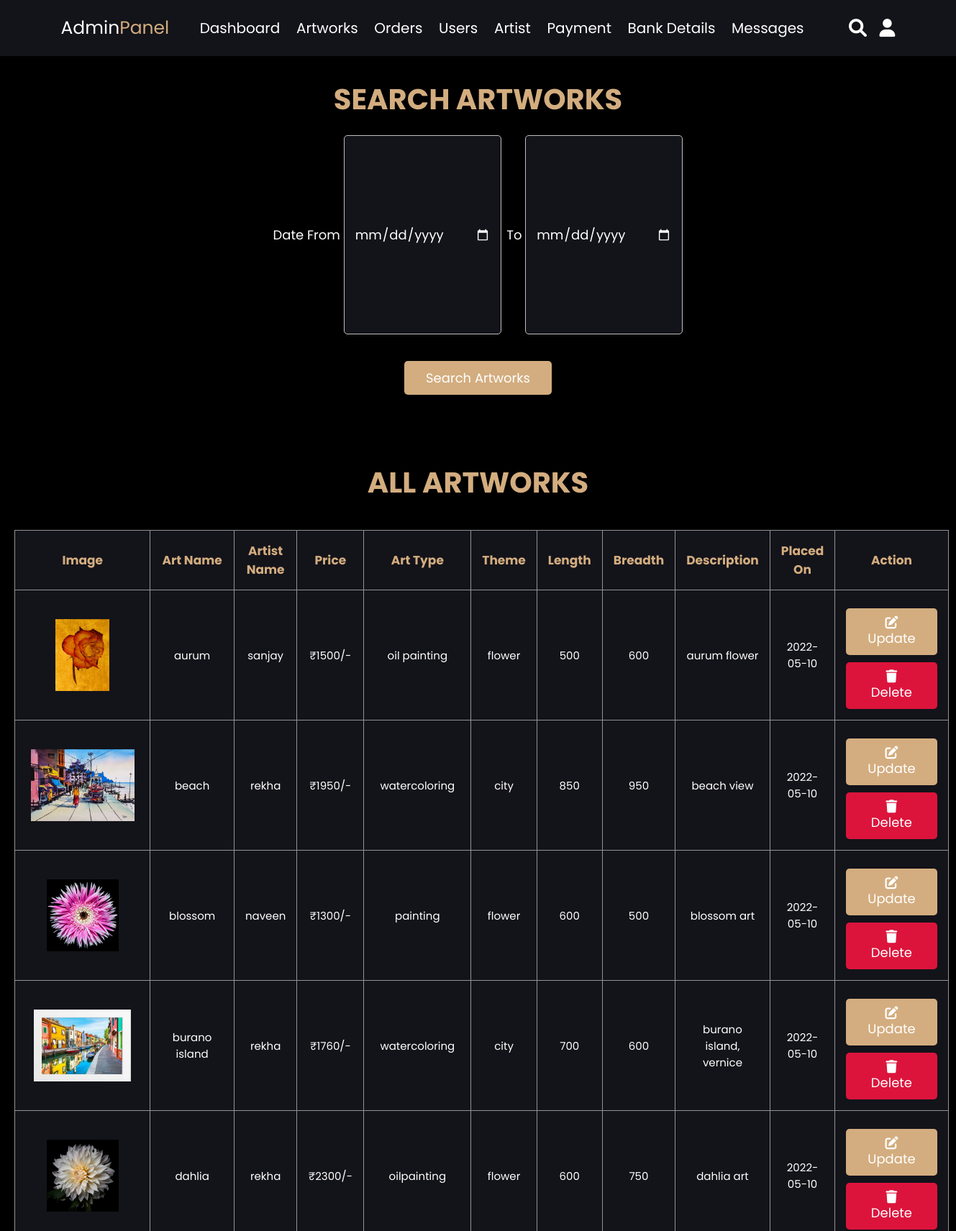
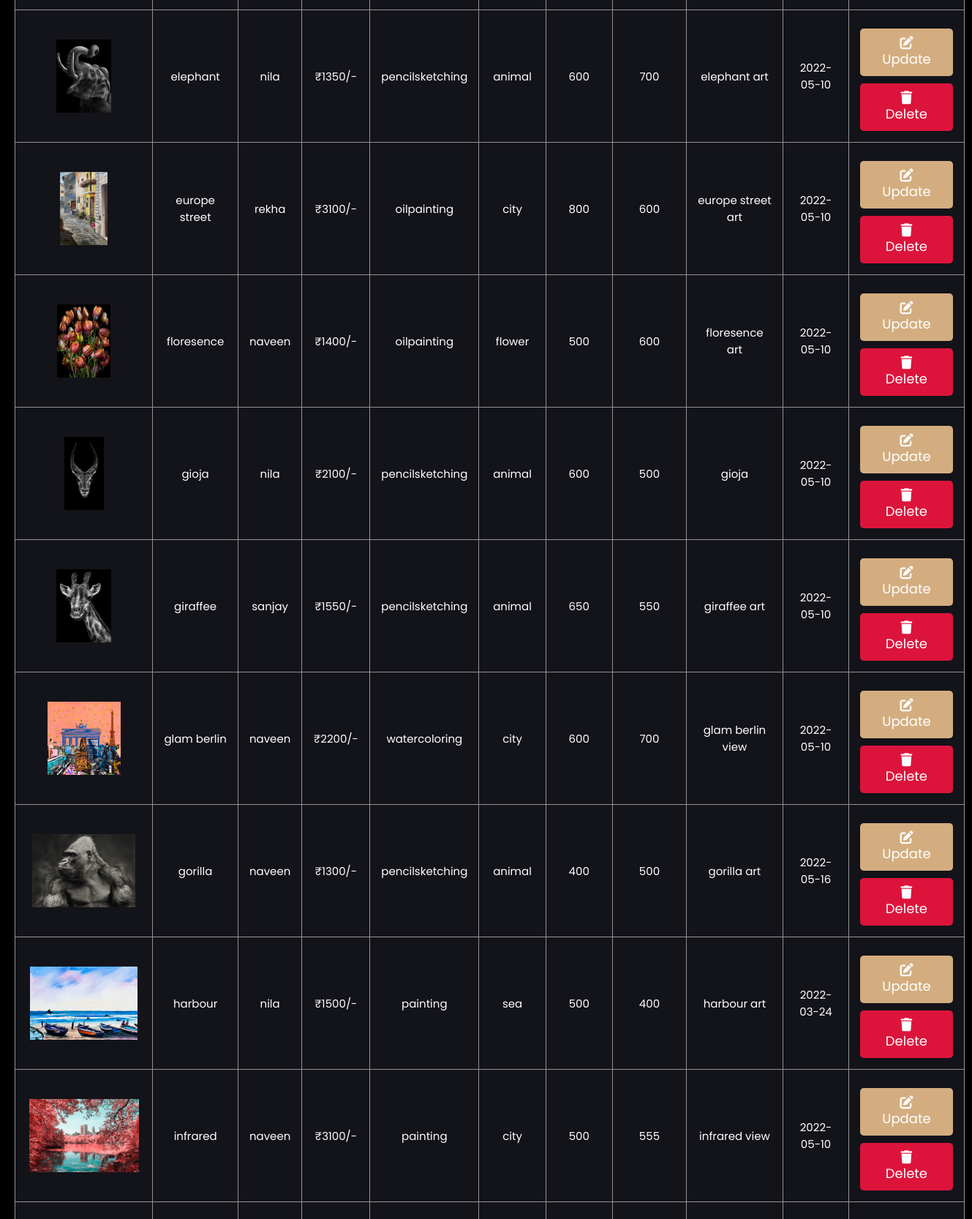
Page /admin_view_art.php (signed in, upper part) on the committed database (2 pictures, top to bottom).
### tables this page shows
CREATE TABLE `products` (
  `id` int(100) NOT NULL,
  `user_id` int(100) NOT NULL,
  `name` varchar(50) NOT NULL,
  `artist_name` varchar(100) NOT NULL,
  `art_type` varchar(255) NOT NULL,
  `price` varchar(100) NOT NULL,
  `image` varchar(255) NOT NULL,
  `theme` varchar(255) NOT NULL,
  `length` int(100) NOT NULL,
  `breadth` int(100) NOT NULL,
  `description` varchar(100) NOT NULL,
  `placed_on` date NOT NULL
);

### admin_view_art.php (the view, shortened to what this page needs)
<?php
include 'connection.php';
?>
<html>
<head>
</head>
<body style="background-color: black">
<?php
    include 'admin_header.php';
?>
<center>
<section id="remove" class="orders">
   <h1 class="title">Search Artworks</h1>
   <form action="search_artworks.php" method="post">
      <label>Date From <input type="date" name="startDate">&nbsp;</label>
      <label>To <input type="date" name = "endDate"><br><br></label>
      <input type="submit" name="search" class="btn" value="search artworks"><br><br><br>
   </form>
</center>
<section class="user-table">
<h1 class="title">all artworks </h1><br>
   <table>
      <thead>
         <th>image</th>
         <th>art name</th>
         <th>artist name</th>
         <th>price</th>
         <th>art type</th>
         <th>theme</th>
         <th>length</th>
         <th>breadth</th>
         <th>description</th>
         <th>placed on</th>
         <th id="remove">action</th>
      </thead>
      <tbody>
         <?php
            $result = mysqli_query($conn, "SELECT * FROM `products` order by name");
            if(mysqli_num_rows($result) > 0){
               while($row = mysqli_fetch_assoc($result)){
         ?>
         <tr>
            <td><img src="images/<?php echo $row['image']; ?>" height="100" alt=""></td>
            <td><?php echo $row['name']; ?></td>
            <td><?php echo $row['artist_name']; ?></td>
            <td>₹<?php echo $row['price']; ?>/-</td>
            <td><?php echo $row['art_type']; ?></td>
            <td><?php echo $row['theme']; ?></td>
            <td><?php echo $row['length']; ?></td>
            <td><?php echo $row['breadth']; ?></td>
            <td><?php echo $row['description']; ?></td>
            <td><?php echo $row['placed_on']; ?></td>
            <td id="remove">
               <a id="remove" href="admin_view_art.php?update=<?php echo $row['id']; ?>" class="option-btn"><i class="fas fa-edit"></i>update</a><br>
               <a id="remove" href="admin_view_art.php?delete=<?php echo $row['id']; ?>" class="delete-btn" onclick="return confirm('delete this artwork?');"><i class="fas fa-trash"></i> delete</a>
            </td>
         </tr>
         <?php
            };
            }else{
               echo '<p class="empty">no products added yet!</p>';
            };
         ?>
      </tbody>
   </table>
</section>
</body>
</html>

### admin_css.css (style rules this page uses)
* { font-family: 'Poppins', sans-serif; margin:0; padding:0; box-sizing: border-box; outline: none; border:none; text-decoration: none; transition:all .2s linear; }
label { font-size:1.8rem; color:#fff; }
html { font-size: 62.5%; overflow-x: hidden; }
body { background-color: #13131a; }
section { padding:3rem 2rem; }
.title { text-align: center; margin-bottom: 2rem; text-transform: uppercase; color: #d3ad7f; font-size: 4rem; }
.user-table table { width: 100%; text-align: center; border:.1rem solid #949292; border-collapse: collapse; }
.user-table table thead th { padding:1.5rem; font-size: 5rem; background-color: #13131a; color:#d3ad7f; text-transform: capitalize; border:.1rem solid #949292; }
.user-table table td { padding:1.5rem; font-size: 2.5rem; color:#fff; background-color: #13131a; border:.1rem solid #949292; }
.option-btn { background-color: #d3ad7f; }
.delete-btn { background-color: #dc143c; }
.btn, .option-btn, .delete-btn, .white-btn { display: inline-block; margin-top: 1rem; padding:1rem 3rem; cursor: pointer; color:#fff; font-size: 1.8rem; border-radius: .5rem; text-transform: capitalize; }
.white-btn, .btn { background-color: #d3ad7f;; }
.orders input[type="date"] { background-color:#13131a; color: #fff; width: 17%; height: 5%; border:.1rem solid rgb(194, 190, 190); box-shadow: 0 .5rem 1rem rgba(0,0,0,.1); border-radius: .5rem; padding:1.2rem 1.4rem; font-size: 1.8rem; }
.user-table table { width: 100%; text-align: center; }
.user-table table thead th { padding:1.5rem; font-size: 1.7rem; background-color: #13131a; color:#d3ad7f; text-transform: capitalize; }
.user-table table td { font-size: 1.5rem; color:#fff; background-color: #13131a; }

### css.css (style rules this page uses)
.orders input[type="date"] { background-color:#13131a; color: #fff; width: 17%; height: 5%; border:.1rem solid rgb(194, 190, 190); box-shadow: 0 .5rem 1rem rgba(0,0,0,.1); border-radius: .5rem; padding:1.2rem 1.4rem; font-size: 1.8rem; }
label { font-size:1.8rem; color:#fff; }

### rows in the picture
products: image (picture), name "aurum", artist_name "sanjay", price "1500", art_type "oil painting", theme "flower", length "500", breadth "600", description "aurum flower", placed_on "2022-05-10"
products: image (picture), name "beach", artist_name "rekha", price "1950", art_type "watercoloring", theme "city", length "850", breadth "950", description "beach view", placed_on "2022-05-10"
products: image (picture), name "blossom", artist_name "naveen", price "1300", art_type "painting", theme "flower", length "600", breadth "500", description "blossom art", placed_on "2022-05-10"
products: image (picture), name "burano island", artist_name "rekha", price "1760", art_type "watercoloring", theme "city", length "700", breadth "600", description "burano island, vernice", placed_on "2022-05-10"
products: image (picture), name "dahlia", artist_name "rekha", price "2300", art_type "oilpainting", theme "flower", length "600", breadth "750", description "dahlia art", placed_on "2022-05-10"
products: image (picture), name "elephant", artist_name "nila", price "1350", art_type "pencilsketching", theme "animal", length "600", breadth "700", description "elephant art", placed_on "2022-05-10"
products: image (picture), name "europe street", artist_name "rekha", price "3100", art_type "oilpainting", theme "city", length "800", breadth "600", description "europe street art", placed_on "2022-05-10"
products: image (picture), name "floresence", artist_name "naveen", price "1400", art_type "oilpainting", theme "flower", length "500", breadth "600", description "floresence art", placed_on "2022-05-10"
products: image (picture), name "gioja", artist_name "nila", price "2100", art_type "pencilsketching", theme "animal", length "600", breadth "500", description "gioja", placed_on "2022-05-10"
products: image (picture), name "giraffee", artist_name "sanjay", price "1550", art_type "pencilsketching", theme "animal", length "650", breadth "550", description "giraffee art", placed_on "2022-05-10"
products: image (picture), name "glam berlin", artist_name "naveen", price "2200", art_type "watercoloring", theme "city", length "600", breadth "700", description "glam berlin view", placed_on "2022-05-10"
products: image (picture), name "gorilla", artist_name "naveen", price "1300", art_type "pencilsketching", theme "animal", length "400", breadth "500", description "gorilla art", placed_on "2022-05-16"
products: image (picture), name "harbour", artist_name "nila", price "1500", art_type "painting", theme "sea", length "500", breadth "400", description "harbour art", placed_on "2022-03-24"
products: image (picture), name "infrared", artist_name "naveen", price "3100", art_type "painting", theme "city", length "500", breadth "555", description "infrared view", placed_on "2022-05-10"
